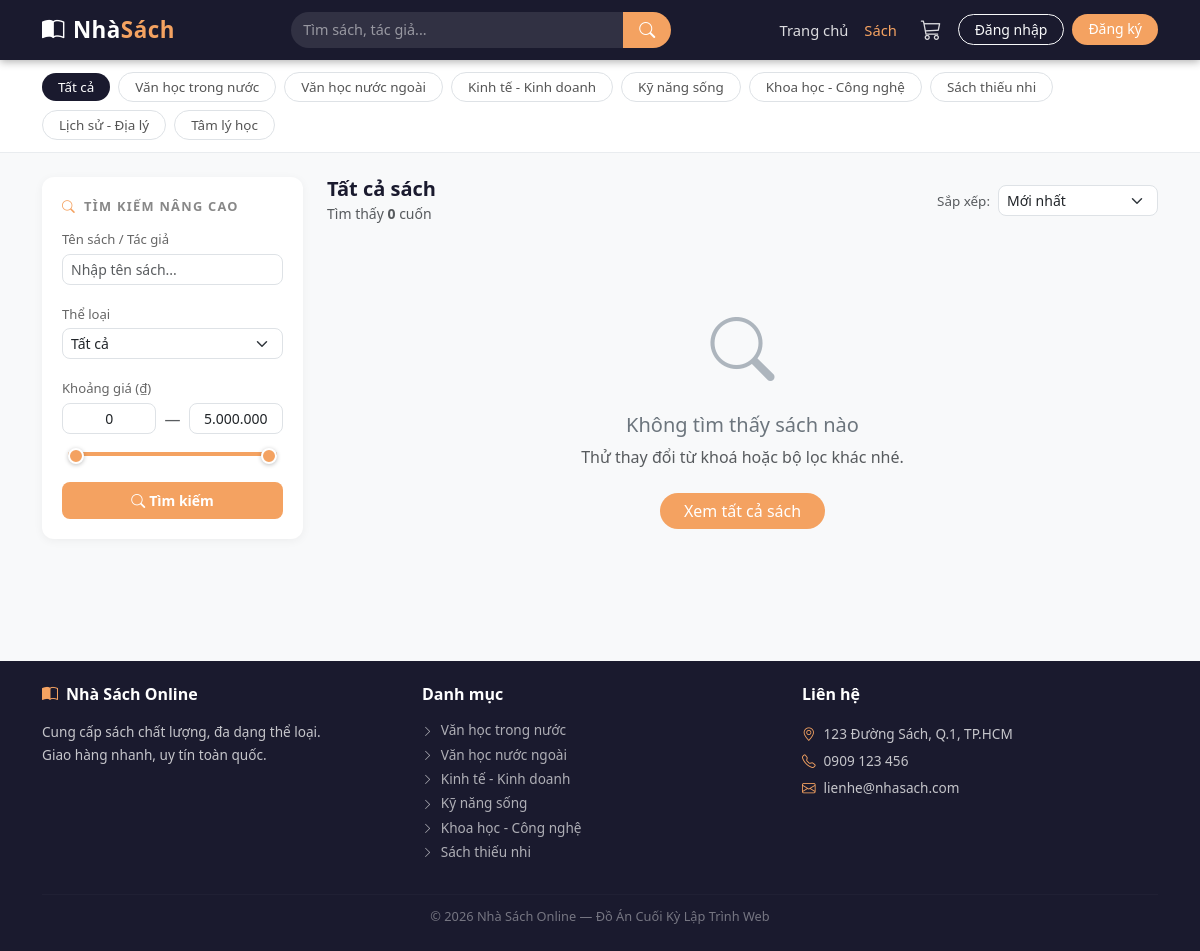
The page /books.php on the database as committed earlier.
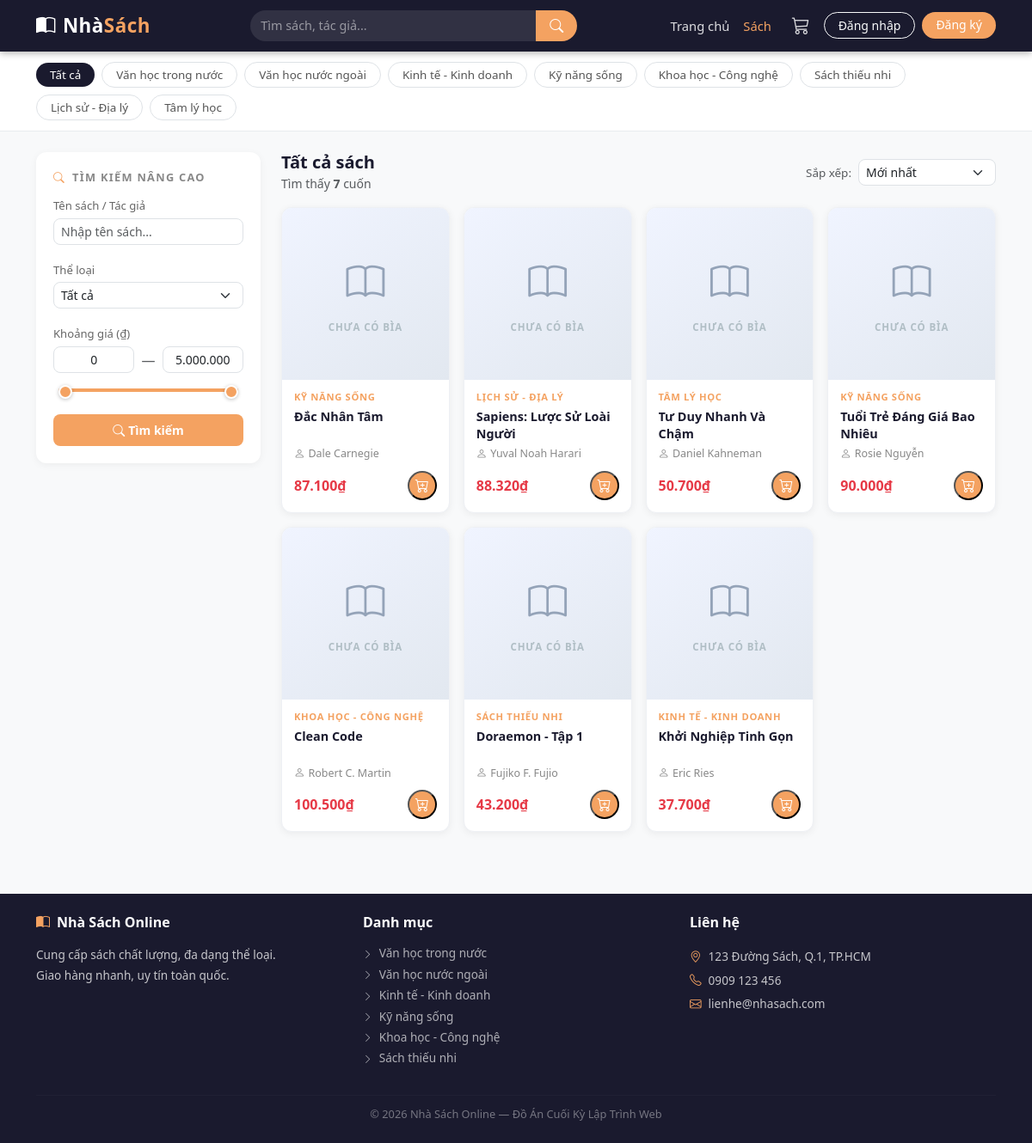
The same page on the database as committed later.
### tables this page shows
CREATE TABLE `the_loai` (
  `id` int(11) NOT NULL,
  `ten` varchar(100) NOT NULL,
  `mo_ta` text DEFAULT NULL,
  `trang_thai` tinyint(1) NOT NULL DEFAULT 1
);

CREATE TABLE `sach` (
  `id` int(11) NOT NULL,
  `ma_sach` varchar(20) NOT NULL,
  `ten` varchar(255) NOT NULL,
  `tac_gia` varchar(150) DEFAULT NULL,
  `the_loai_id` int(11) NOT NULL,
  `nha_xb` varchar(150) DEFAULT NULL,
  `mo_ta` text DEFAULT NULL,
  `don_vi_tinh` varchar(30) DEFAULT 'cuốn',
  `hinh` varchar(255) DEFAULT NULL,
  `so_luong` int(11) NOT NULL DEFAULT 0,
  `gia_nhap` decimal(15,2) NOT NULL DEFAULT 0.00,
  `ty_le_ln` decimal(5,2) NOT NULL DEFAULT 0.00,
  `hien_trang` tinyint(1) NOT NULL DEFAULT 1,
  `da_nhap_hang` tinyint(1) NOT NULL DEFAULT 0,
  `ngay_tao` datetime DEFAULT current_timestamp()
);

### books.php (the view, shortened to what the changed rows need)
<?php
require_once 'includes/header.php';
$the_loai_id = (int)($_GET['the_loai'] ?? 0);
$sap_xep     = $_GET['sap_xep']        ?? 'moi_nhat';
$trang_hien  = max(1, (int)($_GET['trang'] ?? 1));
$moi_trang   = 12;
$where  = ["s.hien_trang = 1", "s.so_luong > 0"];
$params = [];
$where_sql = "WHERE " . implode(" AND ", $where);
$order_sql = match($sap_xep) {
    'gia_tang' => "ORDER BY gia_ban ASC",
    'gia_giam' => "ORDER BY gia_ban DESC",
    'ten_az'   => "ORDER BY s.ten ASC",
    default    => "ORDER BY s.ngay_tao DESC",
};
$stmt = $pdo->prepare("SELECT COUNT(*) FROM sach s $where_sql");
$stmt->execute($params);
$tong_sp    = $stmt->fetchColumn();
$tong_trang = max(1, ceil($tong_sp / $moi_trang));
$trang_hien = min($trang_hien, $tong_trang);
$offset     = ($trang_hien - 1) * $moi_trang;
$sql = "
    SELECT s.*, tl.ten AS ten_the_loai,
           ROUND(s.gia_nhap * (1 + s.ty_le_ln/100), 0) AS gia_ban
    FROM sach s
    JOIN the_loai tl ON s.the_loai_id = tl.id
    $where_sql $order_sql
    LIMIT $moi_trang OFFSET $offset
";
$stmt = $pdo->prepare($sql);
$stmt->execute($params);
$sachs = $stmt->fetchAll();
$the_loais = $pdo->query("SELECT * FROM the_loai WHERE trang_thai = 1")->fetchAll();
function buildUrl(array $override = []): string {
    $p = array_merge($_GET, $override);
    unset($p['trang']);
    return '/nhasach/books.php?' . http_build_query(array_filter($p, fn($v) => $v !== '' && $v !== '0' && $v !== 0));
}
?>
<div style="background:#fff; border-bottom:1px solid #e9ecef; padding:12px 0;">
  <div class="container">
    <div class="d-flex gap-2 flex-wrap align-items-center">
      <a href="/nhasach/books.php" class="btn btn-sm px-3"
         style="border-radius:20px; font-size:.84rem;
                <?= $the_loai_id == 0 ? 'background:#1a1a2e;color:#fff;border:none;' : 'background:transparent;color:#555;border:1px solid #dee2e6;' ?>">
        Tất cả
      </a>
      <?php foreach ($the_loais as $tl): ?>
        <a href="<?= buildUrl(['the_loai' => $tl['id']]) ?>" class="btn btn-sm px-3"
           style="border-radius:20px; font-size:.84rem;
                  <?= $the_loai_id == $tl['id']
                      ? 'background:#f4a261;color:#fff;border:none;'
                      : 'background:transparent;color:#555;border:1px solid #dee2e6;' ?>">
          <?= htmlspecialchars($tl['ten']) ?>
        </a>
      <?php endforeach; ?>
    </div>
  </div>
</div>
<div class="container py-4">
  <div class="row g-4">
    <div class="col-lg-9">
      <div class="d-flex justify-content-between align-items-center mb-3 flex-wrap gap-2">
        <div>
          <small class="text-muted">Tìm thấy <strong><?= $tong_sp ?></strong> cuốn</small>
        </div>
      </div>
      <?php if (count($sachs) > 0): ?>
        <div class="row g-3">
          <?php foreach ($sachs as $sach): ?>
            <?php include 'includes/card_sach.php'; ?>
          <?php endforeach; ?>
        </div>
      <?php else: ?>
        <div class="empty-state">
          <i class="bi bi-search"></i>
          <h5>Không tìm thấy sách nào</h5>
          <p class="text-muted">Thử thay đổi từ khoá hoặc bộ lọc khác nhé.</p>
          <a href="/nhasach/books.php" class="btn btn-accent mt-2 px-4">Xem tất cả sách</a>
        </div>
      <?php endif; ?>
    </div>
  </div>
</div>
<?php require_once 'includes/footer.php'; ?>

### includes/footer.php (shortened to what the changed rows need)
<footer class="mt-5" style="background:#1a1a2e; color: rgba(255,255,255,0.75);">
  <div class="container py-4">
    <div class="row g-4">
      <div class="col-md-4">
        <ul class="list-unstyled" style="font-size:0.85rem;">
          <?php
          try {
              $stmt = $pdo->query("SELECT id, ten FROM the_loai WHERE trang_thai = 1 LIMIT 6");
              while ($tl = $stmt->fetch()):
          ?>
            <li class="mb-1">
              <a href="/nhasach/books.php?the_loai=<?= $tl['id'] ?>"
                 style="color:rgba(255,255,255,0.65); text-decoration:none;"
                 onmouseover="this.style.color='#f4a261'" onmouseout="this.style.color='rgba(255,255,255,0.65)'">
                <i class="bi bi-chevron-right me-1" style="font-size:0.7rem;"></i>
                <?= htmlspecialchars($tl['ten']) ?>
              </a>
            </li>
          <?php
              endwhile;
          } catch (Exception $e) {  }
          ?>
        </ul>
      </div>
    </div>
  </div>
</footer>
</body>
</html>

### includes/card_sach.php (shortened to what the changed rows need)
<div class="col-lg-3 col-md-4 col-sm-6 d-flex">
    <div class="card-sach w-100">
    <a href="/nhasach/book.php?id=<?= $sach['id'] ?>"
   class="card-sach-img-wrap"
   style="display:block; height:200px; overflow:hidden;">
      <?php if (!empty($sach['hinh']) && file_exists("uploads/" . $sach['hinh'])): ?>
        <img src="/nhasach/uploads/<?= htmlspecialchars($sach['hinh']) ?>"
     alt="<?= htmlspecialchars($sach['ten']) ?>"
     class="card-sach-img"
     style="width:100%; height:100%; object-fit:contain; object-position:center;">
      <?php else: ?>
        <div class="card-sach-no-img">
          <i class="bi bi-book"></i>
          <span>Chưa có bìa</span>
        </div>
      <?php endif; ?>
    </a>
    <div class="card-sach-body">
      <?php if (!empty($sach['ten_the_loai'])): ?>
        <span class="card-sach-tag"><?= htmlspecialchars($sach['ten_the_loai']) ?></span>
      <?php endif; ?>
      <a href="/nhasach/book.php?id=<?= $sach['id'] ?>" class="card-sach-title">
        <?= htmlspecialchars($sach['ten']) ?>
      </a>
      <?php if (!empty($sach['tac_gia'])): ?>
        <div class="card-sach-author">
          <i class="bi bi-person me-1"></i><?= htmlspecialchars($sach['tac_gia']) ?>
        </div>
      <?php endif; ?>
      <div class="card-sach-footer">
        <span class="card-sach-price">
          <?= number_format($sach['gia_ban'], 0, ',', '.') ?>₫
        </span>
        <?php if ($sach['so_luong'] > 0): ?>
          <button class="card-sach-btn-cart btn-them-gio"
          data-id="<?= $sach['id'] ?>"
          title="Thêm vào giỏ">
        <i class="bi bi-cart-plus"></i>
  </button>
<?php else: ?>
          <span class="card-sach-btn-disabled" title="Hết hàng">
            <i class="bi bi-cart-x"></i>
          </span>
        <?php endif; ?>
      </div>
    </div>
  </div>
</div>

Rows that differ between the two databases and show on the page:
now on this page (row edited): sach: shows "CHƯA CÓ BÌA", the_loai.ten "KỸ NĂNG SỐNG", ten "Đắc Nhân Tâm", tac_gia "Dale Carnegie", gia_ban "87.100"
now on this page (row edited): sach: shows "CHƯA CÓ BÌA", the_loai.ten "LỊCH SỬ - ĐỊA LÝ", ten "Sapiens: Lược Sử Loài Người", tac_gia "Yuval Noah Harari", gia_ban "88.320"
now on this page (row edited): sach: shows "CHƯA CÓ BÌA", the_loai.ten "TÂM LÝ HỌC", ten "Tư Duy Nhanh Và Chậm", tac_gia "Daniel Kahneman", gia_ban "50.700"
now on this page (row edited): sach: shows "CHƯA CÓ BÌA", the_loai.ten "KỸ NĂNG SỐNG", ten "Tuổi Trẻ Đáng Giá Bao Nhiêu", tac_gia "Rosie Nguyễn", gia_ban "90.000"
now on this page (row edited): sach: shows "CHƯA CÓ BÌA", the_loai.ten "KHOA HỌC - CÔNG NGHỆ", ten "Clean Code", tac_gia "Robert C. Martin", gia_ban "100.500"
now on this page (row edited): sach: shows "CHƯA CÓ BÌA", the_loai.ten "SÁCH THIẾU NHI", ten "Doraemon - Tập 1", tac_gia "Fujiko F. Fujio", gia_ban "43.200"
now on this page (row edited): sach: shows "CHƯA CÓ BÌA", the_loai.ten "KINH TẾ - KINH DOANH", ten "Khởi Nghiệp Tinh Gọn", tac_gia "Eric Ries", gia_ban "37.700"
Other text that changed with them:
$tong_sp: "0" → "7"
text no longer shown: "Không tìm thấy sách nào Thử thay đổi từ khoá hoặc bộ lọc khác nhé. Xem tất cả sách"
